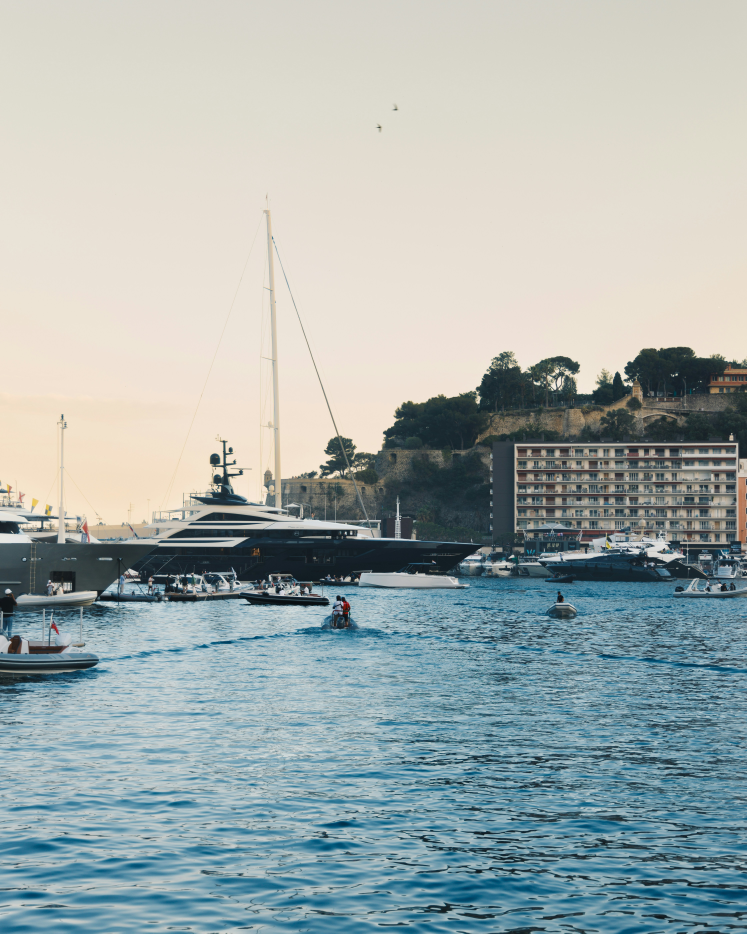
#> input picture Image.jpg, 4480 x 5600 px, found by its file name (shown at 1/6 size)
$ python chapter2.image.py
#> lines starting #> are read from the running program, lines starting #| are printed output that depends on the picture
from PIL import Image

# Memuat gambar
image = Image.open('/workspaces/multimedia-python/image.jpg')
#> image is the input picture: PIL image 4480x5600 RGB; mean R, G, B 162.8, 173.7, 172.6

cropped_image = image.crop((10, 10, 200, 200))
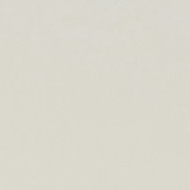
#> cropped_image: PIL image 190x190 RGB; mean R, G, B 218.3, 216.1, 204.9
cropped_image.save('cropped_result.jpg')

resized_image = cropped_image.resize((100, 100))
resized_image.save('resized_result.jpg')

from PIL import ImageFilter

filtered_image = resized_image.filter(ImageFilter.BLUR)
filtered_image.save('filtered_result.jpg')

# Menyimpan gambar
image.save('result.jpg')
